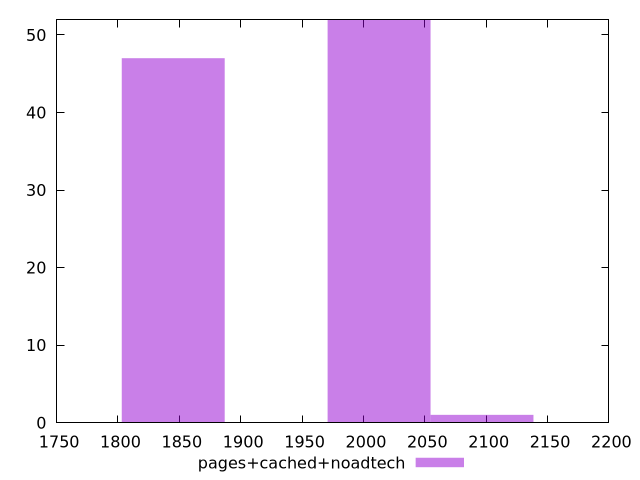

The gnuplot source for this figure:
$_pagesCachedNoadtech <<EOF
1845.0078146444384 47
2012.7357977939328 52
2096.59978936868 1
EOF
set key outside below
set terminal pngcairo
set output "report_00005_2020-11-02T22-26-11.212Z/first-contentful-paint/pages+cached+noadtech//raw_hist.png"
set yrange [0:52]
set boxwidth 83.8639915747472
set style fill transparent solid 0.5 noborder
plot $_pagesCachedNoadtech title "pages+cached+noadtech" with boxes ,
